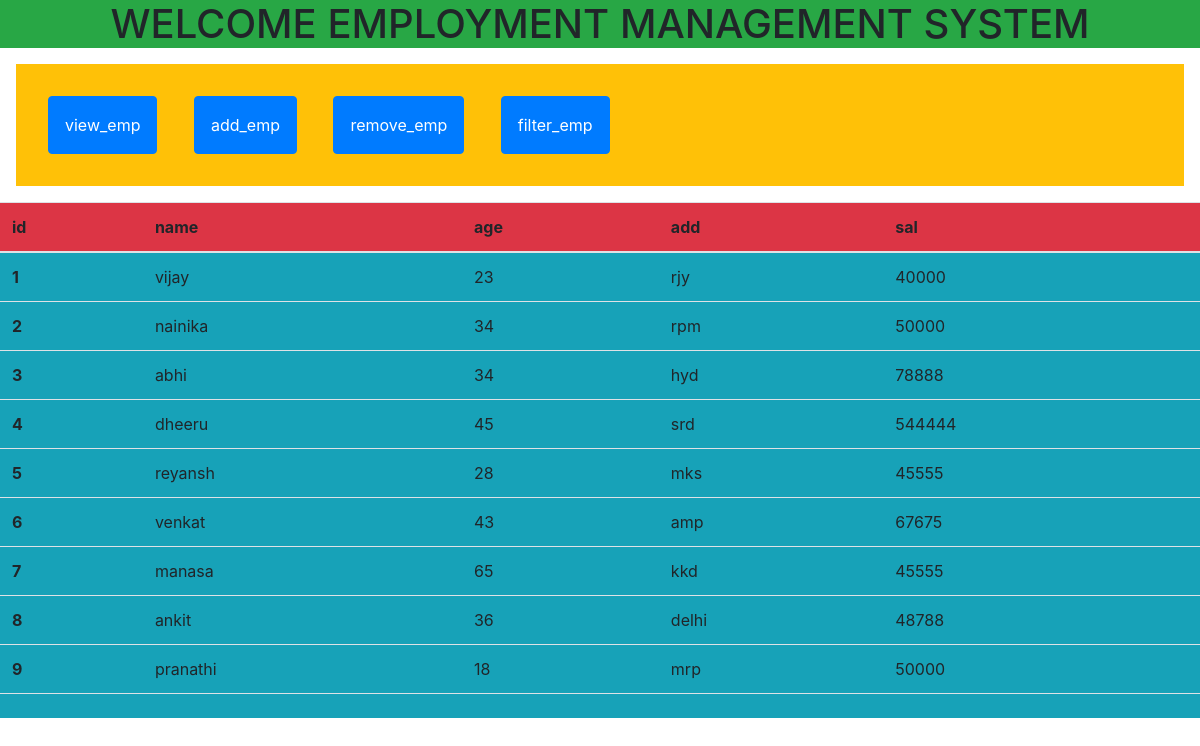
The page /view_emp on the database its author committed.
### enroll/models.py (models this page shows, shortened)
class Employee(models.Model):
    name=models.CharField(max_length=50)
    age=models.IntegerField()
    add=models.CharField(max_length=100)
    sal=models.IntegerField()

### enroll/views.py (the view)
# urls.py: path("view_emp",views.view_emp,name="view_emp"),
def view_emp(request):
    emps=Employee.objects.all()
    return render(request, "view_emp.html",{'emps':emps})

### enroll/templates/view_emp.html (shortened to what this page needs)
<!doctype html>
<html lang="en">
  <head>
    <link rel="stylesheet" href="https://cdn.jsdelivr.net/npm/bootstrap@4.0.0/dist/css/bootstrap.min.css">
  </head>
  <body>
    <h1 class="text-uppercase text-center bg-success">welcome employment management system</h1>
    <div class="bg-warning m-3 p-3">
        <a class="btn btn-primary m-3 p-3" href="/view_emp" role="button">view_emp</a>
        <a class="btn btn-primary m-3 p-3 " href="/add_emp" role="button">add_emp</a>
        <a class="btn btn-primary m-3 p-3" href="/remove_emp" role="button">remove_emp</a>
        <a class="btn btn-primary m-3 p-3" href="/filter_emp" role="button">filter_emp</a>
    </div>
    <table class="table table-hover  bg-info">
        <thead class="bg-danger">
          <tr>
            <th scope="col">id</th>
            <th scope="col">name</th>
            <th scope="col">age</th>
            <th scope="col">add</th>
            <th scope="col">sal</th>
          </tr>
        </thead>
        <tbody>
            {% for emp  in emps %}
            <tr>
                <th scope="row">{{emp.id}}</th>
                <td>{{emp.name}}</td>
                <td>{{emp.age}}</td>
                <td>{{emp.add}}</td>
                <td>{{emp.sal}}</td>
              </tr>
            {% endfor %}
          <tr>
            <th scope="row">{{emp.id}}</th>
            <td>{{emp.name}}</td>
            <td>{{emp.age}}</td>
            <td>{{emp.add}}</td>
            <td>{{emp.sal}}</td>
          </tr>
        </tbody>
      </table>
  </body>
</html>

### rows shown on the page
Employee: id "1", name "vijay", age "23", add "rjy", sal "40000"
Employee: id "2", name "nainika", age "34", add "rpm", sal "50000"
Employee: id "3", name "abhi", age "34", add "hyd", sal "78888"
Employee: id "4", name "dheeru", age "45", add "srd", sal "544444"
Employee: id "5", name "reyansh", age "28", add "mks", sal "45555"
Employee: id "6", name "venkat", age "43", add "amp", sal "67675"
Employee: id "7", name "manasa", age "65", add "kkd", sal "45555"
Employee: id "8", name "ankit", age "36", add "delhi", sal "48788"
Employee: id "9", name "pranathi", age "18", add "mrp", sal "50000"
